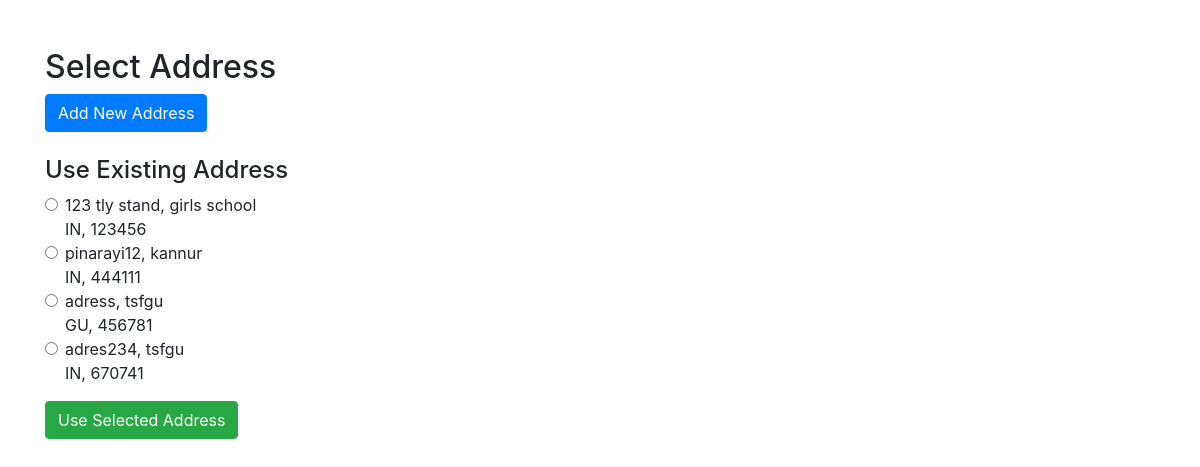
/checkout_page (signed in), run on the app's committed database.
### core/models.py (models this page shows, shortened)
class CheckoutAddress(models.Model):
    user = models.ForeignKey(User,on_delete=models.CASCADE)
    street_address = models.CharField(max_length=100)
    apartment_address = models.CharField(max_length=100)
    country = CountryField(multiple=False)
    zip_code = models.CharField(max_length=100)

### core/views.py (the view)
# urls.py: path('checkout_page', views.checkout_page, name='checkout_page'),
def checkout_page(request):
    existing_addresses = CheckoutAddress.objects.filter(user=request.user)
    if existing_addresses.exists():
        return render(request, 'core/checkout_address_options.html', {
            'addresses': existing_addresses
        })
    else:
        return redirect('checkout_address')

### templates/core/checkout_address_options.html (shortened to what this page needs)
<!DOCTYPE html>
{% load static %}
<html lang="en">
<head>
    <link href="https://stackpath.bootstrapcdn.com/bootstrap/4.4.1/css/bootstrap.min.css" rel="stylesheet">
</head>
<body>
    <div class="container mt-5">
        <h2>Select Address</h2>
        <a href="{% url 'checkout_address' %}" class="btn btn-primary">Add New Address</a>
        <h4 class="mt-4">Use Existing Address</h4>
        <form method="POST" action="{% url 'select_existing_address' %}">
            <div class="form-group">
                {% for address in addresses %}
                    <div class="form-check">
                        <input class="form-check-input" type="radio" name="address" id="address{{ address.id }}" value="{{ address.id }}">
                        <label class="form-check-label" for="address{{ address.id }}">
                            {{ address.street_address }}, {{ address.apartment_address }}<br>
                            {{ address.country }}, {{ address.zip_code }}
                        </label>
                    </div>
                {% empty %}
                    <p>No addresses found. Please add a new address.</p>
                {% endfor %}
            </div>
            <button type="submit" class="btn btn-success">Use Selected Address</button>
        </form>
    </div>
</body>
</html>

### data on the page
CheckoutAddress: street_address "123 tly stand", apartment_address "girls school", country "IN", zip_code "123456"
CheckoutAddress: street_address "pinarayi12", apartment_address "kannur", country "IN", zip_code "444111"
CheckoutAddress: street_address "adress", apartment_address "tsfgu", country "GU", zip_code "456781"
CheckoutAddress: street_address "adres234", apartment_address "tsfgu", country "IN", zip_code "670741"
